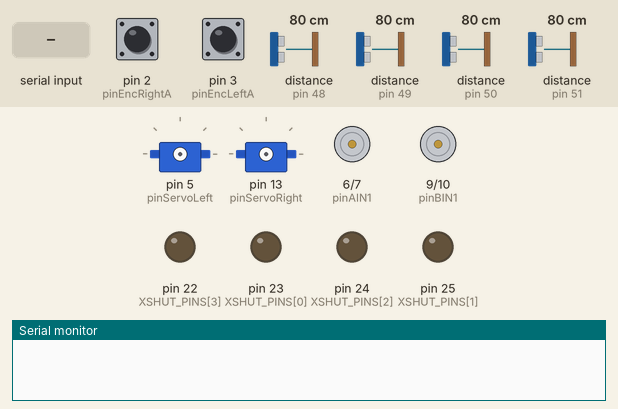
Simulated run of this sketch. Board: Arduino Mega 2560, built with avr-gcc and run on an emulated ATmega2560. On the bench: 2 × servo, motor-driver pin pairs drawn as motors (green arrow = first pin HIGH = forward, orange = second pin HIGH = backward, longer = more drive, scaled by the enable pin), output pins drawn as LEDs (lit = HIGH), the last lines printed to the serial monitor. The test bench sets the inputs (shaded band); at power-on: pin 2 (pinEncRightA) HIGH, pin 3 (pinEncLeftA) HIGH, distance to the obstacle (sensors on pin 48, pin 49, pin 50, pin 51) 80 cm.

Above: at 0.01 s.
At 1.5 s:
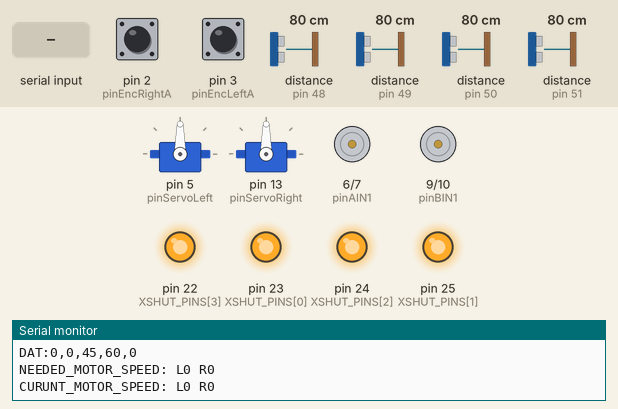
1.6 s: "#MOVE:,45\n" received over Serial
At 2.8 s:
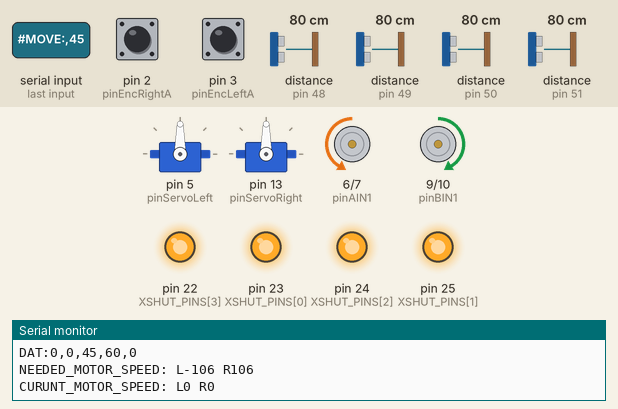
Timing chart, 0 to 4.6 s (numbered marks = the images above; inputs shaded):
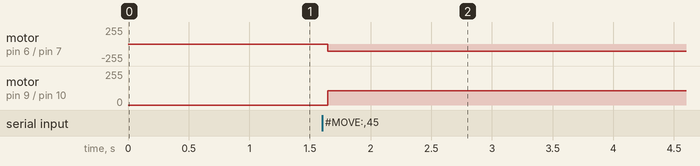

The sketch:

main.ino
```cpp
#include <Arduino.h>
#include <Servo.h> // Подключаем стандартную библиотеку сервоприводов
#include <VL53L0X.h>
#include <Wire.h>

#define SERIAL_BAUD 115200

// ================= VL53L0X =================

#define SENSOR_COUNT 4

const uint8_t XSHUT_PINS[SENSOR_COUNT] = {
  23, // RIGHT
  25, // FRONT
  24, // LEFT
  22  // REAR
};

const uint8_t SENSOR_ADDR[SENSOR_COUNT] = {0x30, 0x31, 0x32, 0x33};

VL53L0X sensors[SENSOR_COUNT];

uint16_t distances[SENSOR_COUNT];

const uint16_t STOP_DISTANCE_FRONT = 250; // мм
const uint16_t STOP_DISTANCE_SIDE = 150;
const uint16_t STOP_DISTANCE_REAR = 200;

unsigned long lastSensorUpdate = 0;
const unsigned long sensorInterval = 80;


constexpr int MIN_SPEED = 30;

float currentLinear = 0;
float currentAngular = 0;

// --- КОНФИГУРАЦИЯ ПИНОВ МОТОРОВ КОЛЕС (Уже настроено) ---
//A - Right
const int pinPWMA = 8;
const int pinAIN2 = 7;
const int pinAIN1 = 6;

//B - Left
const int pinBIN1 = 9;
const int pinBIN2 = 10;
const int pinPWMB = 11;

// --- КОНФИГУРАЦИЯ ПИНОВ ЭНКОДЕРОВ (ПО СХЕМЕ) ---


const int pinEncLeftA = 3;   // J8 пин 3
const int pinEncLeftB = 15;  // J8 пин 4

const int pinEncRightA = 2;  // J1 пин 3
const int pinEncRightB = 14; // J1 пин 4


// --- КОНФИГУРАЦИЯ СЕРВОПРИВОДОВ КАМЕРЫ ---
const int pinServoLeft = 5;   // Левая серва дифференциала
const int pinServoRight = 13; // Правая серва дифференциала

Servo servoL;
Servo servoR;


const float V_MIN = 0.035;     // м/с, минимальная реальная скорость
const float V_MAX = 0.340;     // м/с, максимальная реальная скорость
const float WHEEL_SEP = 0.231; // м, из serial_bridge.py
const int PWM_MIN = 30;        // минимальный PWM, при котором моторы крутятся
const int PWM_MAX = 255;
const float MAX_OMEGA = 1.2;   // рад/с, безопасный максимум поворота

int leftMotorSpeed = 0;
int rightMotorSpeed = 0;

// Текущие углы сервоприводов (изначально выставляем в центр — 90 градусов)
int currentPitch = 90; // Наклон головы
int currentYaw = 90;   // Поворот головы

// Настройки телеметрии (как было)
long encoderLeft = 0;
long encoderRight = 0;
int distanceLeft = 45;
int distanceRight = 60;
int buttonStatus = 0;
unsigned long previousMillis = 0;
unsigned long tmr_m = 0;
const long interval = 100;
String inputBuffer = "";

long lastSentLeft = 0;
long lastSentRight = 0;
int lastSentButton = -1;

unsigned long lastCommandTime = 0;
const unsigned long connectionTimeout = 1500;


int velocityToPwm(float v) {
  float av = fabs(v);

  // Мертвая зона, чтобы около нуля моторы не дергались
  if (av < 0.01) {
    return 0;
  }

  if (av < V_MIN) av = V_MIN;
  if (av > V_MAX) av = V_MAX;

  float ratio = (av - V_MIN) / (V_MAX - V_MIN);
  int pwm = PWM_MIN + (int)(ratio * (PWM_MAX - PWM_MIN));

  if (v < 0){
      pwm = constrain(pwm, MIN_SPEED, 255);
      pwm = -pwm;
  }else{
      pwm = constrain(pwm, MIN_SPEED, 255);

  }

  return pwm;
}

void initVL53L0X() {
  Wire.begin();
  Wire.setClock(400000);

  // выключаем все
  for (int i = 0; i < SENSOR_COUNT; i++) {
    pinMode(XSHUT_PINS[i], OUTPUT);
    digitalWrite(XSHUT_PINS[i], LOW);
  }

  delay(100);

  for (int i = 0; i < SENSOR_COUNT; i++) {
    digitalWrite(XSHUT_PINS[i], HIGH);
    delay(50);

    if (!sensors[i].init()) {
      Serial.print("VL53 FAILED ");
      Serial.println(i);
      continue;
    }

    sensors[i].setAddress(SENSOR_ADDR[i]);
    sensors[i].setTimeout(100);

    sensors[i].setMeasurementTimingBudget(30000);

    Serial.print("VL53 OK ");
    Serial.println(i);
  }
}

void isrLeft() {
  // Если фазы одинаковые — крутимся в одну сторону, если разные — в другую
  if (digitalRead(pinEncLeftA) == digitalRead(pinEncLeftB)) {
    encoderLeft--; // Меняй знак ++ или -- если одометрия поедет назад
  } else {
    encoderLeft++;
  }
}

void isrRight() {
  if (digitalRead(pinEncRightA) == digitalRead(pinEncRightB)) {
    encoderRight++; // Меняй знак если одометрия поедет назад
  } else {
    encoderRight--;
  }
}

int leftMotorSpeedT = 0;
int rightMotorSpeedT = 0;

void setMotor(int motorNum, int speed);
void stopMotors();
void parseCommand(String cmd);

void setup() {
  Serial.begin(SERIAL_BAUD);
  initVL53L0X();
  inputBuffer.reserve(64);

  // Инициализация колес
  pinMode(pinPWMA, OUTPUT);
  pinMode(pinAIN2, OUTPUT);
  pinMode(pinAIN1, OUTPUT);
  pinMode(pinBIN1, OUTPUT);
  pinMode(pinBIN2, OUTPUT);
  pinMode(pinPWMB, OUTPUT);
  stopMotors();

  // Инициализация и привязка сервоприводов камеры
  servoL.attach(pinServoLeft);
  servoR.attach(pinServoRight);

  // Устанавливаем камеру ровно по центру при старте
  servoL.write(currentPitch);
  servoR.write(currentYaw);

  // ИНСТРУКЦИЯ НА СХЕМУ: Настройка пинов энкодеров на вход с подтяжкой
  pinMode(pinEncLeftA, INPUT_PULLUP);
  pinMode(pinEncLeftB, INPUT_PULLUP);
  pinMode(pinEncRightA, INPUT_PULLUP);
  pinMode(pinEncRightB, INPUT_PULLUP);

  // Привязка аппаратных прерываний по изменению фронта (RISING)
  attachInterrupt(digitalPinToInterrupt(pinEncLeftA), isrLeft, RISING);
  attachInterrupt(digitalPinToInterrupt(pinEncRightA), isrRight, RISING);
}

int sign(int x)
{
  if (x > 0) return 1;
  if (x < 0) return -1;
  return 0;
}


int updateSpeed(int current, int target)
{
  int direction = sign(target);

  // Остановка
  if (target == 0) {
    if (abs(current) > MIN_SPEED)
      return smoothStep(current, direction * MIN_SPEED);

    return 0;
  }

  // Старт из остановки
  if (current == 0)
    return direction * MIN_SPEED;

  // Если надо поменять направление
  // сначала останавливаемся
  if (sign(current) != direction) {
    return smoothStep(current, 0);
  }

  // Обычное изменение скорости
  return smoothStep(current, target);
}


int smoothStep(int current, int target)
{
  int diff = target - current;

  if (abs(diff) <= 1)
    return target;

  int step = diff / 2;

  if (step == 0)
    step = diff > 0 ? 1 : -1;

  return current + step;
}


void loop() {
  unsigned long currentMillis = millis();
  if (currentMillis - tmr_m > 1) {
    tmr_m = currentMillis;

    // leftMotorSpeedT = updateSpeed(leftMotorSpeedT, leftMotorSpeed);
    // rightMotorSpeedT = updateSpeed(rightMotorSpeedT, rightMotorSpeed);

    Serial.print("NEEDED_MOTOR_SPEED: L");
    Serial.print(leftMotorSpeed);
    Serial.print(" R");
    Serial.println(rightMotorSpeed);

    Serial.print("CURUNT_MOTOR_SPEED: L");
    Serial.print(leftMotorSpeedT);
    Serial.print(" R");
    Serial.println(rightMotorSpeedT);


    setMotor(1, leftMotorSpeed);
    setMotor(2, rightMotorSpeed);
  }


  if (currentMillis - lastSensorUpdate >= sensorInterval) {
    lastSensorUpdate = currentMillis;
    updateVL53();

    if (emergencyStop()) {
      stopMotors();
    }
  }
  if (millis() - lastCommandTime > connectionTimeout) {
    stopMotors();
  }
  // Отправка данных в ROS 2 (Каждые 100 мс)
  if (currentMillis - previousMillis >= interval) {
    previousMillis = currentMillis;

    lastSentLeft = encoderLeft;
    lastSentRight = encoderRight;
    lastSentButton = buttonStatus;

    Serial.print("DAT:");
    Serial.print(encoderLeft);
    Serial.print(",");
    Serial.print(encoderRight);
    Serial.print(",");
    Serial.print(distanceLeft);
    Serial.print(",");
    Serial.print(distanceRight);
    Serial.print(",");
    Serial.println(buttonStatus);
  }

  // Прием команд от Малинки
  while (Serial.available() > 0) {
    char inChar = (char)Serial.read();
    if (inChar == '\n') {
      parseCommand(inputBuffer);
      inputBuffer = "";
    } else if (inChar != '\r') {
      inputBuffer += inChar;
    }
  }
}

void parseCommand(String cmd) {
  lastCommandTime = millis();
  // НОВЫЙ БЛОК: Дифференциальное управление камерой (#HEAD:наклон,поворот)
  if (cmd.startsWith("#HEAD:")) {
    String valStr = cmd.substring(6);
    int commaIndex = valStr.indexOf(',');
    if (commaIndex != -1) {
      String pitchStr = valStr.substring(0, commaIndex);
      String yawStr = valStr.substring(commaIndex + 1);

      int deltaPitch = pitchStr.toInt(); // Смещение наклона от пульта
      int deltaYaw = yawStr.toInt();     // Смещение поворота от пульта

      // Изменяем текущую виртуальную позицию головы робота
      // (добавляем смещение, чтобы камера двигалась плавно, пока зажата кнопка)
      currentPitch +=
        deltaPitch / 5; // Деление на 5 уменьшает резкость движения
      currentYaw += deltaYaw / 5;

      // Ограничиваем виртуальные углы в безопасные физические лимиты (от 20 до
      // 160 градусов)
      currentPitch = constrain(currentPitch, 20, 160);
      currentYaw = constrain(currentYaw, 20, 160);

      // --- ФОРМУЛА ДИФФЕРЕНЦИАЛА ДЛЯ СЕРВОПРИВОДОВ ---
      // Смешиваем наклон и поворот для левой и правой сервы
      int servoLAngle = currentPitch + (currentYaw - 90);
      int servoRAngle = currentPitch - (currentYaw - 90);

      // Зажимаем итоговые углы в строгие лимиты сервоприводов (0-180)
      servoLAngle = constrain(servoLAngle, 0, 180);
      servoRAngle = constrain(servoRAngle, 0, 180);

      // Отправляем физические углы на исполнительные механизмы d5 и d13
      servoL.write(servoLAngle);
      servoR.write(servoRAngle);

      // Эхо-ответ для проверки
      Serial.print("ACK:HEAD_SERVO_ANGLES:");
      Serial.print(servoLAngle);
      Serial.print(",");
      Serial.println(servoRAngle);
    }
  }

  // Управление колесами (Оставляем как было)
  else if (cmd.startsWith("#MOVE:")) {
    String valStr = cmd.substring(6);
    int commaIndex = valStr.indexOf(',');

    if (commaIndex != -1) {
      float linearX = valStr.substring(0, commaIndex).toFloat();
      float angularZ = valStr.substring(commaIndex + 1).toFloat();

      // Ограничиваем команды
      linearX = constrain(linearX, -V_MAX, V_MAX);
      angularZ = constrain(angularZ, -MAX_OMEGA, MAX_OMEGA);

      currentLinear = linearX;
      currentAngular = angularZ;

      // Дифференциальный привод:
      // positive angular.z в ROS = поворот влево
      float leftVel  = linearX - angularZ * WHEEL_SEP / 2.0;
      float rightVel = linearX + angularZ * WHEEL_SEP / 2.0;

      // Если одно колесо выходит за максимум, пропорционально режем обе скорости
      float maxWheel = max(fabs(leftVel), fabs(rightVel));
      if (maxWheel > V_MAX) {
        float k = V_MAX / maxWheel;
        leftVel *= k;
        rightVel *= k;
      }

      leftMotorSpeed = velocityToPwm(leftVel);
      rightMotorSpeed = velocityToPwm(rightVel);

      Serial.print("ACK:MOTORS_PWM:");
      Serial.print(leftMotorSpeed);
      Serial.print(",");
      Serial.println(rightMotorSpeed);
    }
  }
}


// Функции моторов (как были)
void setMotor(int motorNum, int speed) {
  boolean in1State = LOW;
  boolean in2State = LOW;
  if (speed > 0) {
    in1State = HIGH;
    in2State = LOW;
  } else if (speed < 0) {
    in1State = LOW;
    in2State = HIGH;
    speed = -speed;
  }
  if (motorNum == 1) {
    digitalWrite(pinAIN1, in1State);
    digitalWrite(pinAIN2, in2State);
    analogWrite(pinPWMA, speed);
  } else if (motorNum == 2) {
    digitalWrite(pinBIN1, in1State);
    digitalWrite(pinBIN2, in2State);
    analogWrite(pinPWMB, speed);
  }
}
void stopMotors() {
  setMotor(1, 0);
  setMotor(2, 0);
}

void updateVL53() {
  for (int i = 0; i < SENSOR_COUNT; i++) {
    uint16_t d = sensors[i].readRangeSingleMillimeters();

    if (sensors[i].timeoutOccurred() || d > 2000)
      distances[i] = 9999;
    else
      distances[i] = d;
  }
}

bool obstacleDetected() {
  // bool movingForward = false;

  // если есть команда движения вперёд
  // можно сделать через переменную
  return false;
}

bool emergencyStop() {
  // вперёд
  if (currentLinear > 0.05) {
    if (distances[1] < STOP_DISTANCE_FRONT)
      return true;
  }
  // назад
  if (currentLinear < -0.05) {
    if (distances[3] < STOP_DISTANCE_REAR)
      return true;
  }
  // вращение на месте
  if (abs(currentAngular) > 0.1) {
    if (distances[0] < STOP_DISTANCE_SIDE || distances[2] < STOP_DISTANCE_SIDE)
      return true;
  }
  return false;
}
```

Measured:
- after the input at 1.6 s, motor on pin 6 (pinAIN1) / pin 7 (pinAIN2): stopped → backward 106/255 after 0.05 s; motor on pin 9 (pinBIN1) / pin 10 (pinBIN2): stopped → forward 106/255 after 0.05 s
